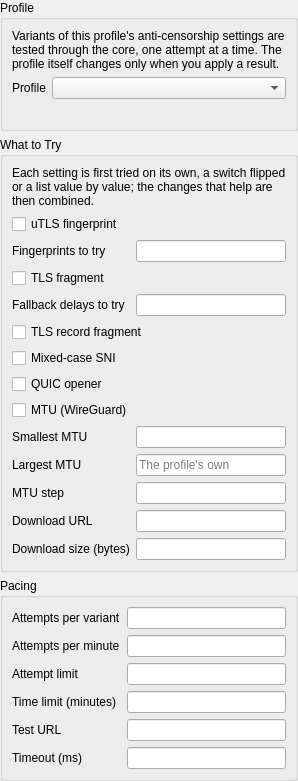
<?xml version="1.0" encoding="UTF-8"?>
<ui version="4.0">
 <class>ScanTuneSettings</class>
 <widget class="QWidget" name="ScanTuneSettings">
  <layout class="QVBoxLayout" name="layout">
   <property name="leftMargin">
    <number>0</number>
   </property>
   <property name="topMargin">
    <number>0</number>
   </property>
   <property name="rightMargin">
    <number>0</number>
   </property>
   <property name="bottomMargin">
    <number>0</number>
   </property>
   <item>
    <widget class="QGroupBox" name="profile_box">
     <property name="title">
      <string>Profile</string>
     </property>
     <layout class="QFormLayout" name="profile_box_form">
      <item row="0" column="0" colspan="2">
       <widget class="QLabel" name="profile_intro">
        <property name="text">
         <string>Variants of this profile's anti-censorship settings are tested through the core, one attempt at a time. The profile itself changes only when you apply a result.</string>
        </property>
        <property name="textFormat">
         <enum>Qt::TextFormat::PlainText</enum>
        </property>
        <property name="wordWrap">
         <bool>true</bool>
        </property>
        <property name="colorRole" stdset="0">
         <string notr="true">muted</string>
        </property>
       </widget>
      </item>
      <item row="1" column="0">
       <widget class="QLabel" name="profile_l">
        <property name="text">
         <string>Profile</string>
        </property>
        <property name="buddy">
         <cstring>profile</cstring>
        </property>
       </widget>
      </item>
      <item row="1" column="1">
       <widget class="NoWheelComboBox" name="profile"/>
      </item>
      <item row="2" column="1">
       <widget class="QLabel" name="profile_hint">
        <property name="text">
         <string notr="true"/>
        </property>
        <property name="textFormat">
         <enum>Qt::TextFormat::PlainText</enum>
        </property>
        <property name="wordWrap">
         <bool>true</bool>
        </property>
        <property name="colorRole" stdset="0">
         <string notr="true">muted</string>
        </property>
       </widget>
      </item>
     </layout>
    </widget>
   </item>
   <item>
    <widget class="QGroupBox" name="try_box">
     <property name="title">
      <string>What to Try</string>
     </property>
     <layout class="QFormLayout" name="try_box_form">
      <item row="0" column="0" colspan="2">
       <widget class="QLabel" name="try_intro">
        <property name="text">
         <string>Each setting is first tried on its own, a switch flipped or a list value by value; the changes that help are then combined.</string>
        </property>
        <property name="textFormat">
         <enum>Qt::TextFormat::PlainText</enum>
        </property>
        <property name="wordWrap">
         <bool>true</bool>
        </property>
        <property name="colorRole" stdset="0">
         <string notr="true">muted</string>
        </property>
       </widget>
      </item>
      <item row="1" column="0" colspan="2">
       <widget class="QCheckBox" name="fingerprints">
        <property name="text">
         <string>uTLS fingerprint</string>
        </property>
       </widget>
      </item>
      <item row="2" column="0">
       <widget class="QLabel" name="fingerprint_list_l">
        <property name="text">
         <string>Fingerprints to try</string>
        </property>
        <property name="buddy">
         <cstring>fingerprint_list</cstring>
        </property>
       </widget>
      </item>
      <item row="2" column="1">
       <widget class="QLineEdit" name="fingerprint_list"/>
      </item>
      <item row="3" column="0" colspan="2">
       <widget class="QCheckBox" name="fragment">
        <property name="text">
         <string>TLS fragment</string>
        </property>
       </widget>
      </item>
      <item row="4" column="0">
       <widget class="QLabel" name="fragment_delays_l">
        <property name="text">
         <string>Fallback delays to try</string>
        </property>
        <property name="buddy">
         <cstring>fragment_delays</cstring>
        </property>
       </widget>
      </item>
      <item row="4" column="1">
       <widget class="QLineEdit" name="fragment_delays"/>
      </item>
      <item row="5" column="0" colspan="2">
       <widget class="QCheckBox" name="record_fragment">
        <property name="text">
         <string>TLS record fragment</string>
        </property>
       </widget>
      </item>
      <item row="6" column="0" colspan="2">
       <widget class="QCheckBox" name="mixed_case_sni">
        <property name="text">
         <string>Mixed-case SNI</string>
        </property>
       </widget>
      </item>
      <item row="7" column="0" colspan="2">
       <widget class="QCheckBox" name="quic_opener">
        <property name="text">
         <string>QUIC opener</string>
        </property>
       </widget>
      </item>
      <item row="8" column="0" colspan="2">
       <widget class="QCheckBox" name="mtu">
        <property name="text">
         <string>MTU (WireGuard)</string>
        </property>
       </widget>
      </item>
      <item row="9" column="0">
       <widget class="QLabel" name="mtu_min_l">
        <property name="text">
         <string>Smallest MTU</string>
        </property>
        <property name="buddy">
         <cstring>mtu_min</cstring>
        </property>
       </widget>
      </item>
      <item row="9" column="1">
       <widget class="QLineEdit" name="mtu_min"/>
      </item>
      <item row="10" column="0">
       <widget class="QLabel" name="mtu_max_l">
        <property name="text">
         <string>Largest MTU</string>
        </property>
        <property name="buddy">
         <cstring>mtu_max</cstring>
        </property>
       </widget>
      </item>
      <item row="10" column="1">
       <widget class="QLineEdit" name="mtu_max">
        <property name="placeholderText">
         <string>The profile's own</string>
        </property>
       </widget>
      </item>
      <item row="11" column="0">
       <widget class="QLabel" name="mtu_step_l">
        <property name="text">
         <string>MTU step</string>
        </property>
        <property name="buddy">
         <cstring>mtu_step</cstring>
        </property>
       </widget>
      </item>
      <item row="11" column="1">
       <widget class="QLineEdit" name="mtu_step"/>
      </item>
      <item row="12" column="0">
       <widget class="QLabel" name="mtu_url_l">
        <property name="text">
         <string>Download URL</string>
        </property>
        <property name="buddy">
         <cstring>mtu_url</cstring>
        </property>
       </widget>
      </item>
      <item row="12" column="1">
       <widget class="QLineEdit" name="mtu_url"/>
      </item>
      <item row="13" column="0">
       <widget class="QLabel" name="mtu_bytes_l">
        <property name="text">
         <string>Download size (bytes)</string>
        </property>
        <property name="buddy">
         <cstring>mtu_bytes</cstring>
        </property>
       </widget>
      </item>
      <item row="13" column="1">
       <widget class="QLineEdit" name="mtu_bytes"/>
      </item>
     </layout>
    </widget>
   </item>
   <item>
    <widget class="QGroupBox" name="pacing_box">
     <property name="title">
      <string>Pacing</string>
     </property>
     <layout class="QFormLayout" name="pacing_box_form">
      <item row="0" column="0">
       <widget class="QLabel" name="attempts_l">
        <property name="text">
         <string>Attempts per variant</string>
        </property>
        <property name="buddy">
         <cstring>attempts</cstring>
        </property>
       </widget>
      </item>
      <item row="0" column="1">
       <widget class="QLineEdit" name="attempts">
        <property name="toolTip">
         <string>More attempts tell a working variant from a lucky one.</string>
        </property>
       </widget>
      </item>
      <item row="1" column="0">
       <widget class="QLabel" name="per_minute_l">
        <property name="text">
         <string>Attempts per minute</string>
        </property>
        <property name="buddy">
         <cstring>per_minute</cstring>
        </property>
       </widget>
      </item>
      <item row="1" column="1">
       <widget class="QLineEdit" name="per_minute">
        <property name="toolTip">
         <string>At most this many attempts start in any minute.</string>
        </property>
       </widget>
      </item>
      <item row="2" column="0">
       <widget class="QLabel" name="max_attempts_l">
        <property name="text">
         <string>Attempt limit</string>
        </property>
        <property name="buddy">
         <cstring>max_attempts</cstring>
        </property>
       </widget>
      </item>
      <item row="2" column="1">
       <widget class="QLineEdit" name="max_attempts">
        <property name="toolTip">
         <string>The search stops after this many attempts in all.</string>
        </property>
       </widget>
      </item>
      <item row="3" column="0">
       <widget class="QLabel" name="max_minutes_l">
        <property name="text">
         <string>Time limit (minutes)</string>
        </property>
        <property name="buddy">
         <cstring>max_minutes</cstring>
        </property>
       </widget>
      </item>
      <item row="3" column="1">
       <widget class="QLineEdit" name="max_minutes">
        <property name="toolTip">
         <string>The search stops after this many minutes.</string>
        </property>
       </widget>
      </item>
      <item row="4" column="0">
       <widget class="QLabel" name="url_l">
        <property name="text">
         <string>Test URL</string>
        </property>
        <property name="buddy">
         <cstring>url</cstring>
        </property>
       </widget>
      </item>
      <item row="4" column="1">
       <widget class="QLineEdit" name="url">
        <property name="toolTip">
         <string>Requested through the profile on every attempt.</string>
        </property>
       </widget>
      </item>
      <item row="5" column="0">
       <widget class="QLabel" name="timeout_l">
        <property name="text">
         <string>Timeout (ms)</string>
        </property>
        <property name="buddy">
         <cstring>timeout</cstring>
        </property>
       </widget>
      </item>
      <item row="5" column="1">
       <widget class="QLineEdit" name="timeout"/>
      </item>
     </layout>
    </widget>
   </item>
  </layout>
 </widget>
 <customwidgets>
  <customwidget>
   <class>NoWheelComboBox</class>
   <extends>QComboBox</extends>
   <header>include/ui/utils/NoWheelComboBox.h</header>
  </customwidget>
 </customwidgets>
 <resources/>
 <connections/>
</ui>
